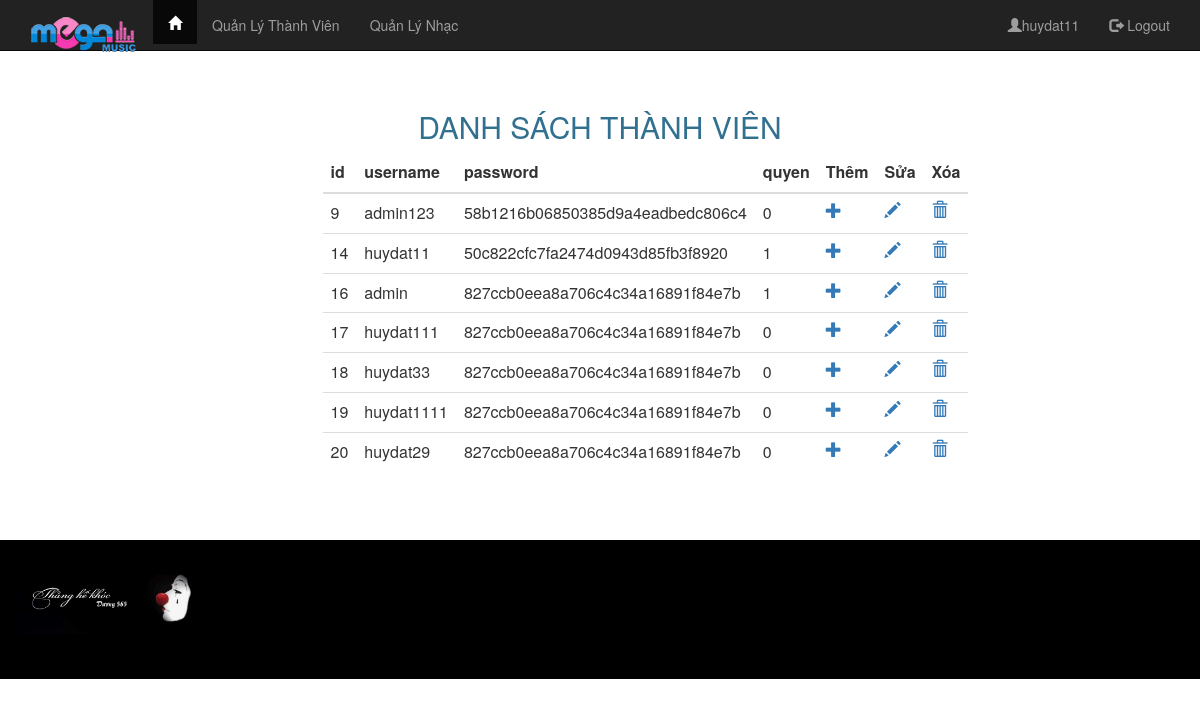
The page /sources/php/quanly.php (signed in) on the database its author committed.
### tables this page shows
CREATE TABLE `user` (
  `id` int(11) NOT NULL,
  `username` varchar(100) NOT NULL,
  `password` varchar(150) NOT NULL,
  `quyen` int(11) NOT NULL
);

### sources/php/quanly.php (the view, shortened to what this page needs)
<?php
    if(isset($_SESSION['username'])&&($_SESSION['quyen'])==1){
 ?>
<html lang="en">
<head>
  <link rel="stylesheet" type="text/css" href="../css/layout.css">
  <link rel="stylesheet" type="text/css" href="https://maxcdn.bootstrapcdn.com/bootstrap/3.3.7/css/bootstrap.min.css">
</head>
<body>
<?php
  require('connect.php');
  ?>
<nav class="navbar navbar-inverse  navbar-fixed-top ">
  <div class="container">
    <div class="navbar-header">
      <a class="navbar-brand" href="index.php"><img src="../images/logomega.png" class="img-responsive" alt="mega"></a>
    </div>
    <div class="collapse navbar-collapse" id="myNavbar">
      <ul class="nav navbar-nav">
      <li class="active"><a href="index.php"><span class="glyphicon glyphicon-home"></span></a></li>
      <li><a href="quanly.php">Quản Lý Thành Viên</a></li>
      <li><a href="#">Quản Lý Nhạc</a></li>
      </ul>
      <ul class="nav navbar-nav navbar-right">
      <li><a href="quanly.php"><span class="glyphicon glyphicon-user"></span><?php echo $_SESSION['username'];?></a></li>
      <li><a href="dangxuat.php"><span class="glyphicon glyphicon-log-out"></span> Logout</a></li>
      </ul>
    </div>
  </div>
</nav>
<div class="container text-center">
  <div class="row content">
    <h2 class="text-info">DANH SÁCH THÀNH VIÊN</h2>
    <div class="col-md-6 col-md-offset-3">
    <table class="table table-hover">
    <thead>
      <tr>
        <th>id</th>
        <th>username</th>
        <th>password</th>
        <th>quyen</th>
        <th>Thêm</th>
        <th>Sửa</th>
        <th>Xóa</th>
      </tr>
    </thead>
    <tbody>
       <?php
          $sql="SELECT * FROM user ";
          $query=mysqli_query($con,$sql);
          $num =mysqli_num_rows($query);
          if($num>0){
            while($row=mysqli_fetch_array($query)){
        ?>
        <tr>
           <td><?php echo $row['id'];?></td>
           <td><?php echo $row['username'];?></td>
           <td><?php echo $row['password'];?></td>
           <td><?php echo $row['quyen'];?></td>
           <td><a href="dangky.php" title=""><span class="glyphicon glyphicon-plus"></span></a></td>
           <td><a href="suauser.php?id=<?php echo $row['id']?>" title=""><span class="glyphicon glyphicon-pencil"></span></a></td>
           <td><a class="xoa" href="xoauser.php?id=<?php echo $row['id']?>" title=""><span class="glyphicon glyphicon-trash"></span></a></td>
         </tr>
         <?php
              }
            }else{
              echo 'Không có dữ liệu';
            }
          ?>
    </tbody>
  </table>
  </div>
</div>
</div>
<footer class="container-fluid text-center">
  <img src="../images/thanghekhoc.jpg" class="img-responsive" style="width:15% " alt="Image">
</footer>
</body>
</html>
<?php
    }else{
      header('location:index.php');
    }
?>

### sources/css/layout.css (style rules this page uses)
.navbar { margin-bottom: 0; border-radius: 0; }
.row.content { height: 450px;margin-top: 70px; }
footer { background-color: black; color:red; padding: 15px; }

### rows shown on the page
user: id "9", username "admin123", password "58b1216b06850385d9a4eadbedc806c4", quyen "0"
user: id "14", username "huydat11", password "50c822cfc7fa2474d0943d85fb3f8920", quyen "1"
user: id "16", username "admin", password "827ccb0eea8a706c4c34a16891f84e7b", quyen "1"
user: id "17", username "huydat111", password "827ccb0eea8a706c4c34a16891f84e7b", quyen "0"
user: id "18", username "huydat33", password "827ccb0eea8a706c4c34a16891f84e7b", quyen "0"
user: id "19", username "huydat1111", password "827ccb0eea8a706c4c34a16891f84e7b", quyen "0"
user: id "20", username "huydat29", password "827ccb0eea8a706c4c34a16891f84e7b", quyen "0"

### other values the page prints
$_SESSION['username'] "huydat11"
